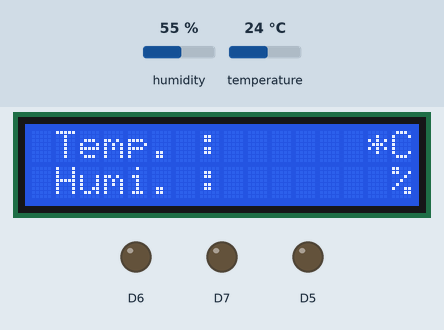
This sketch was run on a simulated ESP8266 (NodeMCU). Shown: 16×2 character LCD, output pins drawn as LEDs (lit = HIGH). Inputs (shaded band) come from the test bench; at power-on: humidity 55 %, temperature 24 °C. WiFi joins after 1.5 s; servers stay silent unless stated; uploads are accepted with an empty reply; what the sketch prints to the serial monitor is not drawn.

Above: at 0.1 s.
At 49.6 s:
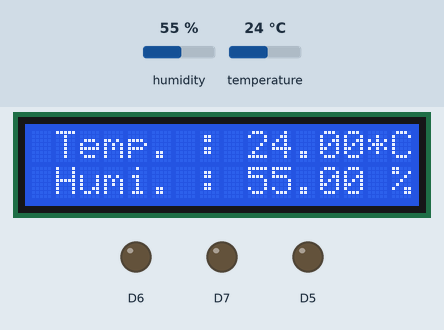

The sketch:

dht11_3.ino
```cpp
#include <LiquidCrystal_I2C.h>

#include <Arduino.h>
#include <ThingSpeak.h>
#include <ESP8266WiFi.h>
#include <ESP8266WiFiMulti.h>
#include <ESP8266HTTPClient.h>
#include <Wire.h>
#include <DHT.h>

#include "secrets.h"

LiquidCrystal_I2C lcd(0x27,16,2);

// Préparation du capteur DHT
#define DHTPIN D4                      // broche sur laquelle est raccordée la data du capteur (la broche 'D4' du NodeMcu correspond à la broche 2 de l'arduino)
#define DHTTYPE DHT11                 // précise la référence du capteur DHT (DHT11 ou DHT21 ou DHT22)
DHT dht(DHTPIN, DHTTYPE);             // Initialisation du capteur DHT

#define USE_SERIAL Serial

ESP8266WiFiMulti WiFiMulti;

String apiKey = "Your API of thingsspeak";     //  Enter your Write API key from ThingSpeak
const char *ssid =  "Your wifi Network name";     // replace with your wifi ssid and wpa2 key
const char *pass =  "Network password";
const char* server = "api.thingspeak.com";

int keyIndex = 0;            // your network key Index number (needed only for WEP)
WiFiClient  client;


// fonction de démarrage

void setup() {

  pinMode(D7, OUTPUT);
  pinMode(D6, OUTPUT);
  pinMode(D5, OUTPUT);

  // Démarrage du bus série
 // Serial.begin(115200);               // vitesse
  lcd.init();
  lcd.backlight();
  lcd.setCursor(1,0);
  lcd.print("Temp. :");
  lcd.setCursor(14,0);
  lcd.print("*C");
  lcd.setCursor(1,1);
  lcd.print("Humi. :");
  lcd.setCursor(15,1);
  lcd.print("%");
    // Démarrage du capteur DHT11
  dht.begin();


  Serial.begin(115200);
  // Serial.setDebugOutput(true);

  Serial.println();
  Serial.println();
  Serial.println();

  for (uint8_t t = 4; t > 0; t--) {
    Serial.printf("[SETUP] WAIT %d...\n", t);
    Serial.flush();
    delay(1000);}

     WiFi.mode(WIFI_STA);
/*  ThingSpeak.begin(client);*/

  // Connect or reconnect to WiFi
  if(WiFi.status() != WL_CONNECTED){
    Serial.print("Attempting to connect to SSID: ");
    Serial.println(SECRET_SSID);
    while(WiFi.status() != WL_CONNECTED){
      WiFi.begin(SECRET_SSID, SECRET_PASS);  // Connect to WPA/WPA2 network. Change this line if using open or WEP network
      Serial.print(".");
      delay(5000);
    }
    Serial.println("\nConnected.");
  }
}


// boucle infinie
void loop() {
  delay(20000);                        // attendre 20 secondes

  float t = dht.readTemperature();    // mesurer la température (en ° Celsius)
  float h = dht.readHumidity();

  if (isnan(h) || isnan(t))
                 {
                     Serial.println("Failed to read from DHT sensor!");
                      return;
                 }

                         if (client.connect(server,80))   //   "184.106.153.149" or api.thingspeak.com
                      {

                              HTTPClient http;

                              http.begin("http://51.75.126.33/DHT11/store_temp.php"); //HTTP

                              http.addHeader("Content-Type", "application/json");

                              String data = "{\"temperature\":\"" + String(t) + "\",\"humidite\":\"" + String(h) + "\"}";
                              Serial.println(data);
                              int httpCode = http.POST(data);

                              http.end();
                             /*
                             String postStr = apiKey;
                             postStr +="&field1=";
                             postStr += String(t);
                             postStr +="&field2=";
                             postStr += String(h);
                             postStr += "\r\n\r\n";

                             client.print("POST /update HTTP/1.1\n");
                             client.print("Host: api.thingspeak.com\n");
                             client.print("Connection: close\n");
                             client.print("X-THINGSPEAKAPIKEY: "+apiKey+"\n");
                             client.print("Content-Type: application/x-www-form-urlencoded\n");
                             client.print("Content-Length: ");
                             client.print(postStr.length());
                             client.print("\n\n");
                             client.print(postStr);
                             */

                             Serial.print("Temperature: ");
                             Serial.print(t);
                             Serial.print(" degrees Celcius, Humidity: ");
                             Serial.print(h);
                             Serial.println("%. Send to VPS.");
                        }
          client.stop();

          Serial.println("Waiting...");

  // thingspeak needs minimum 15 sec delay between updates, i've set it to 30 seconds
  delay(20000);


  lcd.setCursor(9,0);

  lcd.print(t);

  lcd.setCursor(9,1);

  lcd.print(h);

  Serial.print(".");
  /*
  if (t >= 20.0){

    digitalWrite(D7, HIGH);
    digitalWrite(D6, LOW);
    digitalWrite(D5, LOW);
  }

    else if (t <= 17.0){
      digitalWrite(D7, LOW);
      digitalWrite(D6, LOW);
      digitalWrite(D5, HIGH);
    }
    else {
      digitalWrite(D7, LOW);
      digitalWrite(D6, HIGH);
      digitalWrite(D5, LOW);
  }
  */

  /*if ((WiFiMulti.run() == WL_CONNECTED)) {

    HTTPClient http;

    USE_SERIAL.print("[HTTP] begin...\n");
    // configure traged server and url
    //http.begin("https://192.168.1.12/test.html", "7a 9c f4 db 40 d3 62 5a 6e 21 bc 5c cc 66 c8 3e a1 45 59 38"); //HTTPS
    http.begin("http://51.75.126.33/DHT11"); //HTTP

    USE_SERIAL.print("[HTTP] GET...\n");
    // start connection and send HTTP header
    int httpCode = http.GET();

    // httpCode will be negative on error
    if (httpCode > 0) {
      // HTTP header has been send and Server response header has been handled
      USE_SERIAL.printf("[HTTP] GET... code: %d\n", httpCode);

      // file found at server
      if (httpCode == HTTP_CODE_OK) {
        String payload = http.getString();
        USE_SERIAL.println(payload);
      }
    } else {
      USE_SERIAL.printf("[HTTP] GET... failed, error: %s\n", http.errorToString(httpCode).c_str());
    }

    http.end();
  }*/

  //delay(3000);


/*
  // set the fields with the values
  ThingSpeak.setField(1, t);
  ThingSpeak.setField(2, h);


  // write to the ThingSpeak channel
  int x = ThingSpeak.writeFields(SECRET_CH_ID, SECRET_WRITE_APIKEY);
  if(x == 200){
    Serial.println("Channel update successful.");
  }
  else{
    Serial.println("Problem updating channel. HTTP error code " + String(x));
  }
 */
}
```

secrets.h
```cpp
// Use this file to store all of the private credentials
// and connection details

#define SECRET_SSID "MySSID"		// replace MySSID with your WiFi network name
#define SECRET_PASS "MyPassword"	// replace MyPassword with your WiFi password

#define SECRET_CH_ID 659369			// replace 0000000 with your channel number
#define SECRET_WRITE_APIKEY "AYSSWY3D2NVY2CEP"   // replace XYZ with your channel write API Key
```
